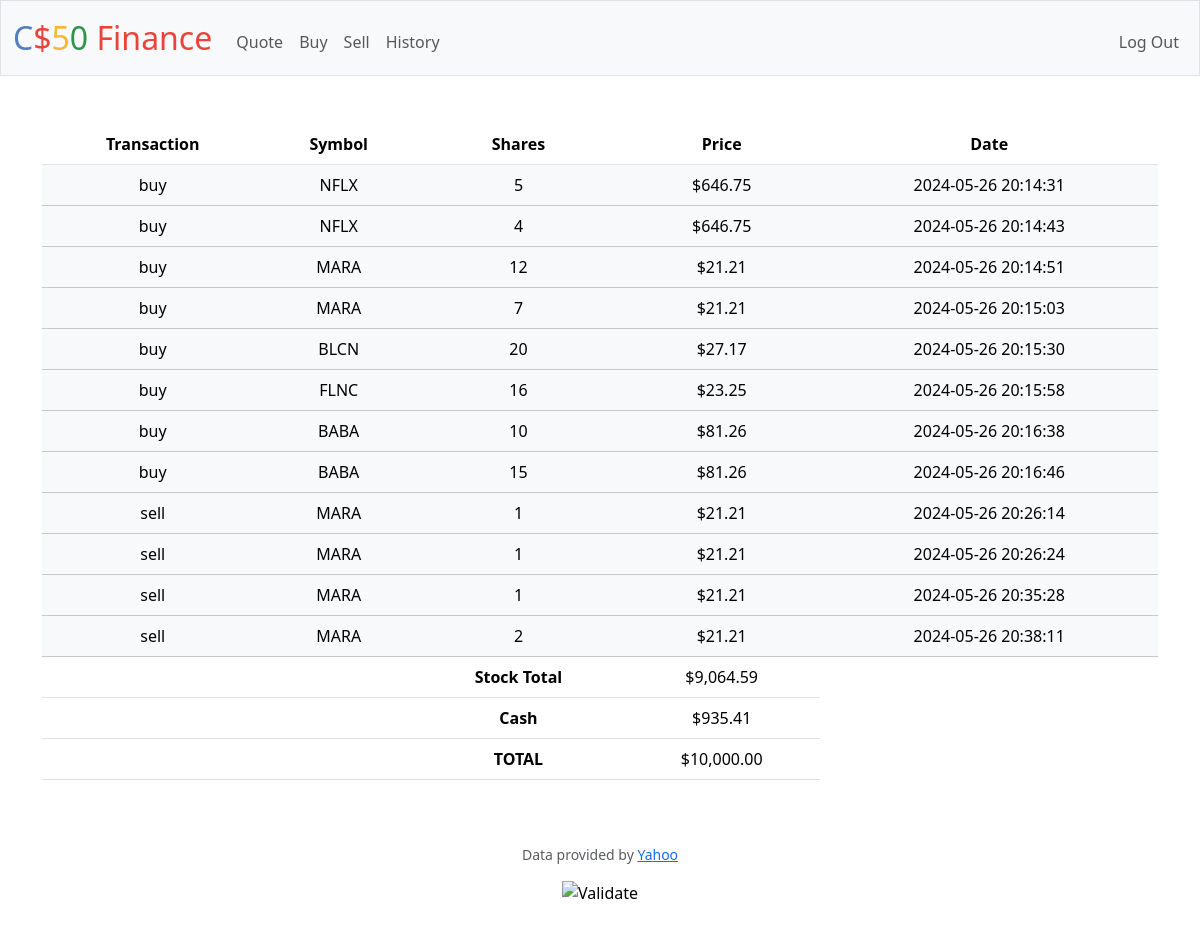
Screenshot of /history (signed in) with the database file from the repository.
### tables this page shows
CREATE TABLE 'deals' (
user_id INTEGER NOT NULL,
symbol TEXT NOT NULL,
price INTEGER NOT NULL,
shares INTEGER NOT NULL,
deal_type TEXT NOT NULL,
timestamp DATETIME NOT NULL DEFAULT CURRENT_TIMESTAMP ,
purchaseID INTEGER PRIMARY KEY NOT NULL ,
FOREIGN KEY(user_id) REFERENCES users(id)
);

### app.py (the view)
@app.route("/history")
@login_required
def history():
    user = session['user_id']
    deals = db.execute(
        "SELECT symbol, price, shares, deal_type, timestamp FROM deals WHERE user_id = ?", user)
    cash = db.execute("SELECT cash FROM users WHERE users.id = ?", user)[0]['cash']
    total_stock = 0
    history_deals = []
    for deal in deals:
        total_stock = total_stock + (deal['price'] * deal['shares'])
        deal['price'] = usd(deal['price'])
        history_deals.append('deal')
    total = total_stock + cash
    return render_template("history.html", deals=deals, cash=usd(cash), total_stock=usd(total_stock), total=usd(total))

### app.py (called while the page is built)
@app.after_request
def after_request(response):
    response.headers["Cache-Control"] = "no-cache, no-store, must-revalidate"
    response.headers["Expires"] = 0
    response.headers["Pragma"] = "no-cache"
    return response

### helpers.py (called while the page is built)
def login_required(f):
    @wraps(f)
    def decorated_function(*args, **kwargs):
        if session.get("user_id") is None:
            return redirect("/login")
        return f(*args, **kwargs)
    return decorated_function

def usd(value):
    return f"${value:,.2f}"

### templates/history.html (shortened to what this page needs)
{% extends "layout.html" %}
{% block main %}
<table class="table">
    <thead>
      <tr>
        <th scope="col">Transaction</th>
        <th scope="col">Symbol</th>
        <th scope="col">Shares</th>
        <th scope="col">Price</th>
        <th scope="col">Date</th>
      </tr>
    </thead>
    <tbody>
      {% for deal in deals %}
      <tr class="table-light">
        <td>{{deal.deal_type}}</td>
        <td>{{deal.symbol}}</td>
        {% if deal.shares < 1 %}
        <td>{{deal.shares * -1}}</td>
        {% else %}
        <td>{{deal.shares}}</td>
        {% endif %}
        <td>{{deal.price}}</td>
        <td>{{ deal.timestamp}}</td>
      </tr>
      {% endfor %}
      <tr>
        <td></td>
        <td></td>
        <th>Stock Total</th>
        <td>{{total_stock}}</td>
      </tr>
      <tr>
        <td></td>
        <td></td>
        <th>Cash</th>
        <td>{{cash}}</td>
      </tr>
      <tr>
        <td></td>
        <td></td>
        <th>TOTAL</th>
        <td>{{total}}</td>
      </tr>
    </tbody>
  </table>
{% endblock %}

### templates/layout.html (shortened to what this page needs)
<!DOCTYPE html>
<html lang="en">
    <head>
        <link href="https://cdn.jsdelivr.net/npm/bootstrap@5.3.3/dist/css/bootstrap.min.css" rel="stylesheet">
        <link href="/static/styles.css" rel="stylesheet">
    </head>
    <body>
        <nav class="bg-light border navbar navbar-expand-md navbar-light">
            <div class="container-fluid">
                <a class="navbar-brand" href="/"><span class="blue">C</span><span class="red">$</span><span class="yellow">5</span><span class="green">0</span> <span class="red">Finance</span></a>
                <div class="collapse navbar-collapse" id="navbar">
                    {% if session["user_id"] %}
                        <ul class="navbar-nav me-auto mt-2">
                            <li class="nav-item"><a class="nav-link" href="/quote">Quote</a></li>
                            <li class="nav-item"><a class="nav-link" href="/buy">Buy</a></li>
                            <li class="nav-item"><a class="nav-link" href="/sell">Sell</a></li>
                            <li class="nav-item"><a class="nav-link" href="/history">History</a></li>
                        </ul>
                        <ul class="navbar-nav ms-auto mt-2">
                            <li class="nav-item"><a class="nav-link" href="/logout">Log Out</a></li>
                        </ul>
                    {% else %}
                        <ul class="navbar-nav ms-auto mt-2">
                            <li class="nav-item"><a class="nav-link" href="/register">Register</a></li>
                            <li class="nav-item"><a class="nav-link" href="/login">Log In</a></li>
                        </ul>
                    {% endif %}
                </div>
            </div>
        </nav>
        <main class="container py-5 text-center">
            {% block main %}{% endblock %}
        </main>
        <footer class="mb-5">
            <p class="mb-3 small text-center text-muted">
                Data provided by <a href="https://finance.yahoo.com/">Yahoo</a>
            </p>
            <form action="https://validator.w3.org/check" class="text-center" enctype="multipart/form-data" method="post" target="_blank">
                <input alt="Validate" src="/static/I_heart_validator.png" type="image">
            </form>
        </footer>
    </body>
</html>

### static/styles.css (style rules this page uses)
nav .navbar-brand { font-size: xx-large; }
nav .navbar-brand .blue { color: #537fbe; }
nav .navbar-brand .red { color: #ea433b; }
nav .navbar-brand .yellow { color: #f5b82e; }
nav .navbar-brand .green { color: #2e944b; }

### rows the page displays
deals: deal_type "buy", symbol "NFLX", shares "5", price "$646.75", timestamp "2024-05-26 20:14:31"
deals: deal_type "buy", symbol "NFLX", shares "4", price "$646.75", timestamp "2024-05-26 20:14:43"
deals: deal_type "buy", symbol "MARA", shares "12", price "$21.21", timestamp "2024-05-26 20:14:51"
deals: deal_type "buy", symbol "MARA", shares "7", price "$21.21", timestamp "2024-05-26 20:15:03"
deals: deal_type "buy", symbol "BLCN", shares "20", price "$27.17", timestamp "2024-05-26 20:15:30"
deals: deal_type "buy", symbol "FLNC", shares "16", price "$23.25", timestamp "2024-05-26 20:15:58"
deals: deal_type "buy", symbol "BABA", shares "10", price "$81.26", timestamp "2024-05-26 20:16:38"
deals: deal_type "buy", symbol "BABA", shares "15", price "$81.26", timestamp "2024-05-26 20:16:46"
deals: deal_type "sell", symbol "MARA", shares "1", price "$21.21", timestamp "2024-05-26 20:26:14"
deals: deal_type "sell", symbol "MARA", shares "1", price "$21.21", timestamp "2024-05-26 20:26:24"
deals: deal_type "sell", symbol "MARA", shares "1", price "$21.21", timestamp "2024-05-26 20:35:28"
deals: deal_type "sell", symbol "MARA", shares "2", price "$21.21", timestamp "2024-05-26 20:38:11"

### other values shown
{{ total_stock }} "$9,064.59"
{{ cash }} "$935.41"
{{ total }} "$10,000.00"
